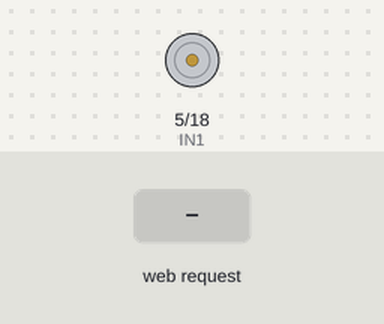
Recording of a sketch running on a simulated ESP32. Parts: motor-driver pin pairs drawn as motors (green arrow = first pin HIGH = forward, orange = second pin HIGH = backward, longer = more drive, scaled by the enable pin). Inputs (shaded band) come from the test bench. What the sketch prints to the serial monitor is not drawn.

Above: at 1.2 s.
1.3 s: HTTP request GET /on received
At 2.0 s:
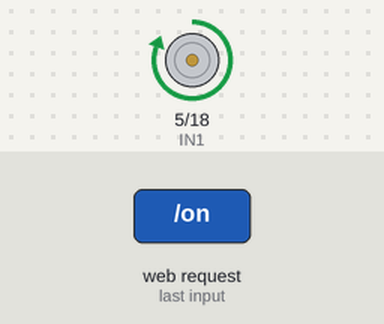
2.8 s: HTTP request GET /off received
At 3.2 s:
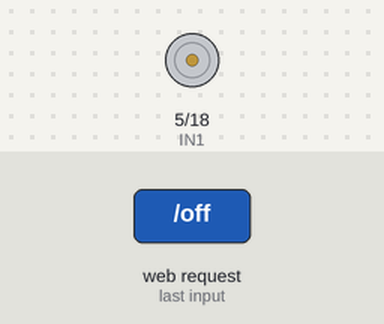
Timing chart, 0 to 5.8 s (numbered marks = the images above; inputs shaded):
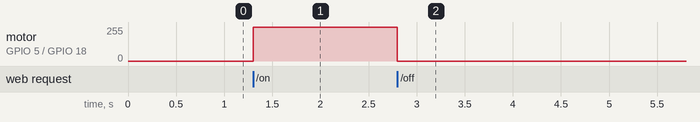

The sketch:

ESP32_Fan_Control.ino
```cpp
#include <Arduino.h>
#include <WiFi.h>
#include <WebServer.h>

#define ENA 19  // ขา ENA (เปิด/ปิด)
#define IN1 5   // ขา IN1 ของ L298N
#define IN2 18  // ขา IN2 ของ L298N

const char* ssid = "ESP32_Fan_Control";  // ชื่อ Wi-Fi ที่ ESP32 จะสร้าง
const char* password = "12345678"; // รหัสผ่าน Wi-Fi

WebServer server(80);

bool fanState = false;

// ฟังก์ชันควบคุมพัดลม (เปิด/ปิด)
void controlFan() {
    if (fanState) {
        digitalWrite(IN1, HIGH);
        digitalWrite(IN2, LOW);
        digitalWrite(ENA, HIGH);  // เปิดพัดลม
    } else {
        digitalWrite(IN1, LOW);
        digitalWrite(IN2, LOW);
        digitalWrite(ENA, LOW);   // ปิดพัดลม
    }
}

// แสดงหน้าเว็บ UI
void handleRoot() {
    String html = "<!DOCTYPE html>"
                  "<html><head><title>ESP32 Fan Control</title>"
                  "<style>"
                  "body { font-family: Arial, sans-serif; text-align: center; margin: 50px; }"
                  "h2 { color: #333; }"
                  "p { font-size: 18px; font-weight: bold; }"
                  "button { font-size: 16px; padding: 10px 20px; margin: 10px; border: none; border-radius: 5px; cursor: pointer; }"
                  ".on { background-color: green; color: white; }"
                  ".off { background-color: red; color: white; }"
                  "</style></head>"
                  "<body>"
                  "<h2>ESP32 Fan Control</h2>"
                  "<p>Fan Status: <strong id='fanStatus'>Loading...</strong></p>"
                  "<button class='on' onclick=\"controlFan('on')\">Turn ON</button>"
                  "<button class='off' onclick=\"controlFan('off')\">Turn OFF</button>"
                  "<script>"
                  "function controlFan(action) { fetch('/' + action).then(response => location.reload()); }"
                  "function updateFanStatus() { fetch('/status').then(response => response.text()).then(status => { document.getElementById('fanStatus').textContent = status === '1' ? 'ON' : 'OFF'; }); }"
                  "updateFanStatus();"
                  "</script>"
                  "</body></html>";
    server.send(200, "text/html", html);
}

// เปิดพัดลม
void handleOn() {
    fanState = true;
    controlFan();
    server.sendHeader("Location", "/", true);
    server.send(302, "text/plain", "Fan Turned ON");
}

// ปิดพัดลม
void handleOff() {
    fanState = false;
    controlFan();
    server.sendHeader("Location", "/", true);
    server.send(302, "text/plain", "Fan Turned OFF");
}

// ส่งสถานะพัดลมกลับไปที่ UI
void handleStatus() {
    server.send(200, "text/plain", fanState ? "1" : "0");
}

void setup() {
    Serial.begin(115200);

    pinMode(IN1, OUTPUT);
    pinMode(IN2, OUTPUT);
    pinMode(ENA, OUTPUT);

    // ตั้งค่า Static IP สำหรับ ESP32 AP Mode
    IPAddress local_IP(192, 168, 4, 1);
    IPAddress gateway(192, 168, 4, 1);
    IPAddress subnet(255, 255, 255, 0);

    // สร้าง Wi-Fi Hotspot
    WiFi.softAP(ssid, password);
    WiFi.softAPConfig(local_IP, gateway, subnet);

    Serial.println("Wi-Fi AP Created!");
    Serial.print("IP Address: ");
    Serial.println(WiFi.softAPIP());

    server.on("/", handleRoot);
    server.on("/on", handleOn);
    server.on("/off", handleOff);
    server.on("/status", handleStatus);

    server.begin();
}

void loop() {
    server.handleClient();
}
```

Measured:
- after the input at 1.3 s, motor on GPIO 5 (IN1) / GPIO 18 (IN2): stopped → forward 255/255 at once
- after the input at 2.8 s, motor on GPIO 5 (IN1) / GPIO 18 (IN2): forward 255/255 → stopped at once
